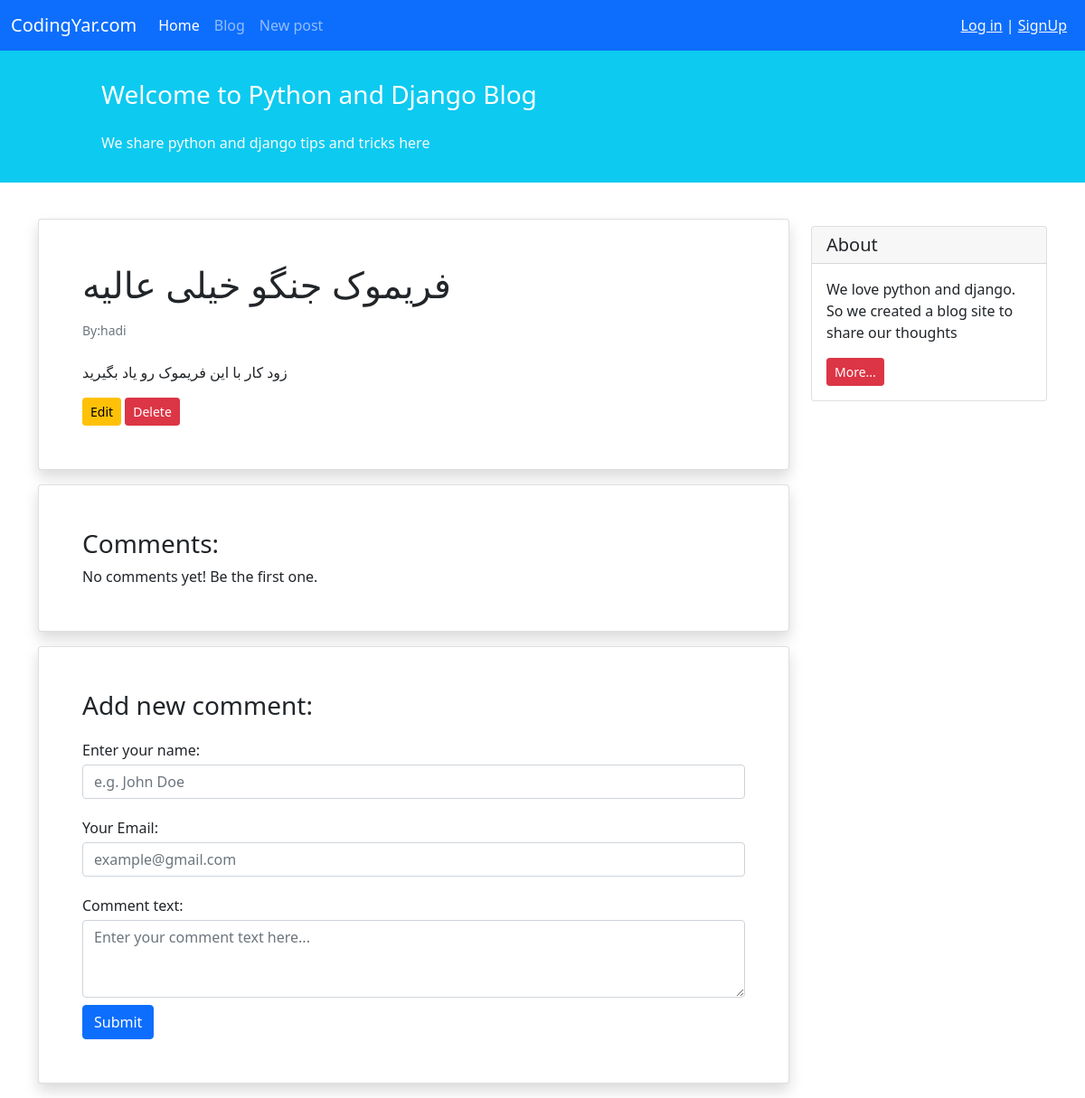
The app's page /blog/2/ with its own data.
### blog/models.py (models this page shows, shortened)
class Post(models.Model):
    STATUS_CHOICES = (
        ('pub', 'published'),
        ('drf', 'draft'),
    )
    title = models.CharField(max_length=100)
    text = models.TextField()
    author = models.ForeignKey('auth.User', on_delete=models.CASCADE)
    datatime_created = models.DateTimeField(auto_now_add=True)
    datetime_modified = models.DateTimeField(auto_now=True)
    status = models.CharField(choices=STATUS_CHOICES, max_length=4)

### blog/views.py (the view)
# urls.py: path('<int:pk>/', views.PostDetailView.as_view(), name='post_detail'),
class PostDetailView(generic.DetailView):
    model = Post
    template_name = 'blog/post_detail.html'
    context_object_name = 'post'

### blog/templates/blog/post_detail.html (shortened to what this page needs)
{% extends '_base.html' %}
{% block content %}
    <div class="container mt-4">
        <div class="row">
            <div class="col-9">
                <div class="card shadow my-3 p-5">
                    <h1>{{ post.title }}</h1>
                    <p class="small text-muted mt-2">By:{{ post.author }}</p>
                    <p class="mt-2">{{ post.text }}</p>
                    <div>
                    <a href="{% url 'post_update' post.id %}" class="btn btn-sm btn-warning">Edit</a>
                    <a href="{% url 'post_delete' post.id %}" class="btn btn-sm btn-danger">Delete</a>
                    </div>
                </div>
                <div class="card shadow my-3 p-5">
                    <h3>Comments:</h3>
                    No comments yet! Be the first one.
                </div>
                <div class="card shadow my-3 p-5">
                    <h3>Add new comment:</h3>
                    <form method="POST">
                        <div class="form-group py-2">
                            <label class="py-1" for="author_name">Enter your name:</label>
                            <input type="text" class="form-control" placeholder="e.g. John Doe" name="author_name">
                        </div>
                        <div class="form-group py-2">
                            <label class="py-1" for="email">Your Email:</label>
                            <input type="email" class="form-control" placeholder="example@gmail.com" name="email">
                        </div>
                        <div class="form-group py-2">
                            <label class="py-1" for="comment_text">Comment text:</label>
                            <textarea class="form-control" name="text" rows="3"
                                      placeholder="Enter your comment text here..."></textarea>
                        </div>
                        <button type="submit" class="btn btn-primary">Submit</button>
                    </form>
                </div>
            </div>
            <div class="col-3">
                <div class="card my-4">
                    <h5 class="card-header">About</h5>
                    <div class="card-body">
                        <p class="card-text">We love python and django. So we created a blog site to share our
                            thoughts</p>
                        <a href="#"
                           class="btn btn-sm btn-danger">
                            More...
                        </a>
                    </div>
                </div>
            </div>
        </div>
    </div>
{% endblock content %}

### records on screen
Post: title "فریموک جنگو خیلی عالیه", author "hadi", text "زود کار با این فریموک رو یاد بگیرید"
